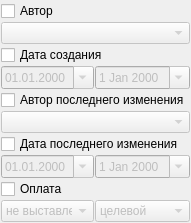
                <widget class="QWidget" name="scrollAreaWidgetContents_12">
                 <property name="geometry">
                  <rect>
                   <x>0</x>
                   <y>0</y>
                   <width>174</width>
                   <height>197</height>
                  </rect>
                 </property>
                 <layout class="QGridLayout" name="gridLayout_27">
                  <property name="margin">
                   <number>1</number>
                  </property>
                  <property name="spacing">
                   <number>1</number>
                  </property>
                  <item row="2" column="0" colspan="2">
                   <widget class="QCheckBox" name="chkFilterVisitCreateDateEx">
                    <property name="text">
                     <string>Дата создания</string>
                    </property>
                   </widget>
                  </item>
                  <item row="3" column="1">
                   <widget class="CDateEdit" name="edtFilterVisitEndCreateDateEx">
                    <property name="enabled">
                     <bool>false</bool>
                    </property>
                    <property name="minimumSize">
                     <size>
                      <width>0</width>
                      <height>0</height>
                     </size>
                    </property>
                    <property name="maximumSize">
                     <size>
                      <width>16777215</width>
                      <height>16777215</height>
                     </size>
                    </property>
                    <property name="calendarPopup">
                     <bool>true</bool>
                    </property>
                   </widget>
                  </item>
                  <item row="3" column="0">
                   <widget class="CDateEdit" name="edtFilterVisitBegCreateDateEx">
                    <property name="enabled">
                     <bool>false</bool>
                    </property>
                    <property name="sizePolicy">
                     <sizepolicy hsizetype="Ignored" vsizetype="Ignored">
                      <horstretch>0</horstretch>
                      <verstretch>0</verstretch>
                     </sizepolicy>
                    </property>
                    <property name="minimumSize">
                     <size>
                      <width>0</width>
                      <height>0</height>
                     </size>
                    </property>
                    <property name="maximumSize">
                     <size>
                      <width>16777215</width>
                      <height>16777215</height>
                     </size>
                    </property>
                    <property name="displayFormat">
                     <string notr="true">dd.MM.yyyy</string>
                    </property>
                    <property name="calendarPopup">
                     <bool>true</bool>
                    </property>
                   </widget>
                  </item>
                  <item row="4" column="0" colspan="2">
                   <widget class="QCheckBox" name="chkFilterVisitModifyPersonEx">
                    <property name="text">
                     <string>Автор последнего изменения</string>
                    </property>
                   </widget>
                  </item>
                  <item row="6" column="0" colspan="2">
                   <widget class="QCheckBox" name="chkFilterVisitModifyDateEx">
                    <property name="text">
                     <string>Дата последнего изменения</string>
                    </property>
                   </widget>
                  </item>
                  <item row="7" column="1">
                   <widget class="CDateEdit" name="edtFilterVisitEndModifyDateEx">
                    <property name="enabled">
                     <bool>false</bool>
                    </property>
                    <property name="minimumSize">
                     <size>
                      <width>0</width>
                      <height>0</height>
                     </size>
                    </property>
                    <property name="maximumSize">
                     <size>
                      <width>16777215</width>
                      <height>16777215</height>
                     </size>
                    </property>
                    <property name="calendarPopup">
                     <bool>true</bool>
                    </property>
                   </widget>
                  </item>
                  <item row="7" column="0">
                   <widget class="CDateEdit" name="edtFilterVisitBegModifyDateEx">
                    <property name="enabled">
                     <bool>false</bool>
                    </property>
                    <property name="sizePolicy">
                     <sizepolicy hsizetype="Ignored" vsizetype="Ignored">
                      <horstretch>0</horstretch>
                      <verstretch>0</verstretch>
                     </sizepolicy>
                    </property>
                    <property name="minimumSize">
                     <size>
                      <width>0</width>
                      <height>0</height>
                     </size>
                    </property>
                    <property name="maximumSize">
                     <size>
                      <width>16777215</width>
                      <height>16777215</height>
                     </size>
                    </property>
                    <property name="displayFormat">
                     <string notr="true">dd.MM.yyyy</string>
                    </property>
                    <property name="calendarPopup">
                     <bool>true</bool>
                    </property>
                   </widget>
                  </item>
                  <item row="9" column="0">
                   <widget class="QComboBox" name="cmpFilterVisitPayStatusCodeEx">
                    <property name="enabled">
                     <bool>false</bool>
                    </property>
                    <property name="sizePolicy">
                     <sizepolicy hsizetype="Ignored" vsizetype="Fixed">
                      <horstretch>0</horstretch>
                      <verstretch>0</verstretch>
                     </sizepolicy>
                    </property>
                    <item>
                     <property name="text">
                      <string>не выставлено</string>
                     </property>
                    </item>
                    <item>
                     <property name="text">
                      <string>выставлено</string>
                     </property>
                    </item>
                    <item>
                     <property name="text">
                      <string>отказано</string>
                     </property>
                    </item>
                    <item>
                     <property name="text">
                      <string>оплачено</string>
                     </property>
                    </item>
                   </widget>
                  </item>
                  <item row="9" column="1">
                   <widget class="QComboBox" name="cmbFilterVisitPayStatusFinanceEx">
                    <property name="enabled">
                     <bool>false</bool>
                    </property>
                    <property name="sizePolicy">
                     <sizepolicy hsizetype="Ignored" vsizetype="Fixed">
                      <horstretch>0</horstretch>
                      <verstretch>0</verstretch>
                     </sizepolicy>
                    </property>
                    <item>
                     <property name="text">
                      <string>целевой</string>
                     </property>
                    </item>
                    <item>
                     <property name="text">
                      <string>платный</string>
                     </property>
                    </item>
                    <item>
                     <property name="text">
                      <string>ДМС</string>
                     </property>
                    </item>
                    <item>
                     <property name="text">
                      <string>ОМС</string>
                     </property>
                    </item>
                    <item>
                     <property name="text">
                      <string>бюджет</string>
                     </property>
                    </item>
                   </widget>
                  </item>
                  <item row="11" column="0" colspan="2">
                   <spacer>
                    <property name="orientation">
                     <enum>Qt::Vertical</enum>
                    </property>
                    <property name="sizeHint" stdset="0">
                     <size>
                      <width>84</width>
                      <height>181</height>
                     </size>
                    </property>
                   </spacer>
                  </item>
                  <item row="5" column="0" colspan="2">
                   <widget class="CPersonComboBoxEx" name="cmbFilterVisitModifyPersonEx">
                    <property name="enabled">
                     <bool>false</bool>
                    </property>
                   </widget>
                  </item>
                  <item row="0" column="0">
                   <widget class="QCheckBox" name="chkFilterVisitCreatePersonEx">
                    <property name="text">
                     <string>Автор</string>
                    </property>
                   </widget>
                  </item>
                  <item row="1" column="0" colspan="2">
                   <widget class="CPersonComboBoxEx" name="cmbFilterVisitCreatePersonEx">
                    <property name="enabled">
                     <bool>false</bool>
                    </property>
                   </widget>
                  </item>
                  <item row="8" column="0" colspan="2">
                   <widget class="QCheckBox" name="chkFilterVisitPayStatusEx">
                    <property name="text">
                     <string>Оплата</string>
                    </property>
                   </widget>
                  </item>
                 </layout>
                </widget>
